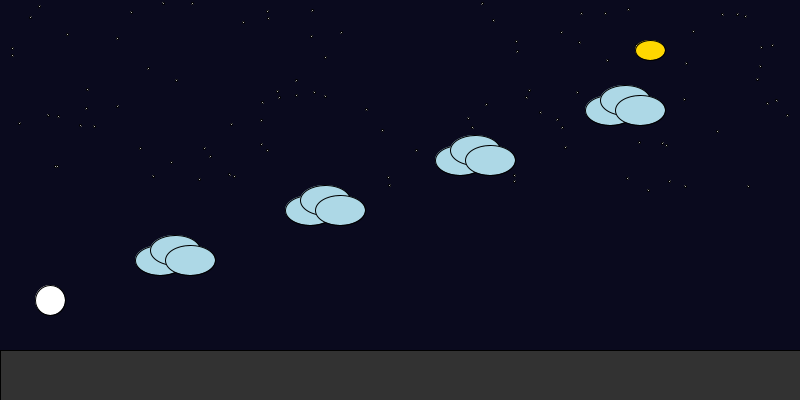
Frame 1 (no input)
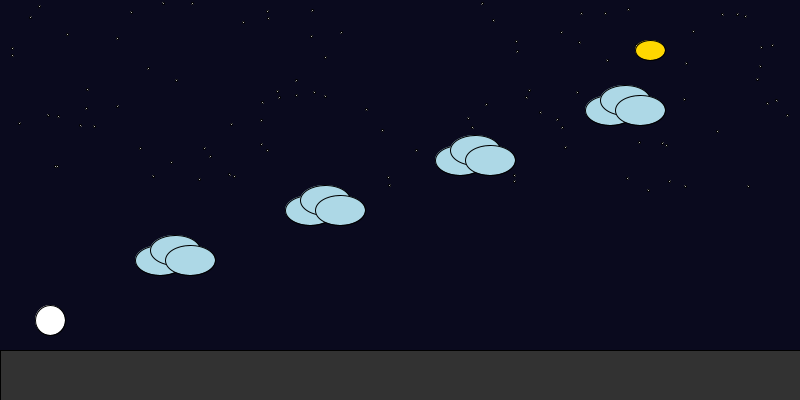
Frame 60 (the mouse pressed at the canvas centre just before this capture)
Frame 120 (the mouse held since frame 60 and released just before this capture): identical to frame 60, image omitted

The Processing sketch that drew these frames (run headless with seeded random() and noise(); from frame 60 on, the mouse is pressed at the canvas centre):

// Processing sketch: estados_y_objetos_Sofia_cruz_
// ── estados_y_objetos_Sofia_cruz_.pde
int catX = 50, catY = 300, catVelocity = 0;
boolean onGround = true, gameWon = false;
int gravity = 1, jumpStrength = -10;

Cloud[] clouds = {
  new Cloud(150, 250),
  new Cloud(300, 200),
  new Cloud(450, 150),
  new Cloud(600, 100)
};

int fishX = 650, fishY = 50;
int stars = 100;
float[] starX = new float[stars];
float[] starY = new float[stars];

void setup() {
  size(800, 400);
  for (int i = 0; i < stars; i++) {
    starX[i] = random(width);
    starY[i] = random(height / 2);
  }
}

void draw() {
  background(10, 10, 30); // Cielo nocturno
  drawStars();

  // Nubes (reemplazo de cubos)
  for (Cloud c : clouds) {
    c.display();
  }

  // Suelo
  fill(50);
  rect(0, 350, width, 50);

  // Pez dorado
  fill(255, 215, 0);
  ellipse(fishX, fishY, 30, 20);

  // Gato
  fill(255);
  ellipse(catX, catY, 30, 30);

  if (!gameWon) {
    catY += catVelocity;
    catVelocity += gravity;
    onGround = catY >= 320;

    if (onGround) {
      catY = 320;
      catVelocity = 0;
    }

    for (Cloud c : clouds) {
      if (catX >= c.x && catX <= c.x + c.w && catY + 15 >= c.y && catY + 15 <= c.y + 10) {
        catY = c.y - 15;
        catVelocity = 0;
        onGround = true;
      }
    }

    if (dist(catX, catY, fishX, fishY) < 20) {
      gameWon = true;
    }
  } else {
    for (int i = 0; i < 100; i++) {
      fill((int)random(255), (int)random(255), (int)random(255));
      ellipse((int)random(width), (int)random(height), 10, 10);
    }
  }
}

// Evento: salto con clic
void mousePressed() {
  if (onGround && !gameWon) {
    catVelocity = jumpStrength;
    onGround = false;
  }
}

// Evento: mover gato con teclas
void keyPressed() {
  if (!gameWon) {
    if (keyCode == RIGHT) {
      catX += 10;
    } else if (keyCode == LEFT) {
      catX -= 10;
    }
  }
}

// Evento: mover pez con el mouse
void mouseMoved() {
  if (!gameWon) {
    fishX = mouseX;
    fishY = mouseY;
  }
}

// Dibuja estrellas
void drawStars() {
  fill(255);
  for (int i = 0; i < stars; i++) {
    ellipse(starX[i], starY[i], 2, 2);
  }
}

// Clase: nube
class Cloud {
  int x, y, w = 50, h = 30;

  Cloud(int x, int y) {
    this.x = x;
    this.y = y;
  }

  void display() {
    fill(173, 216, 230); // azul claro
    ellipse(x + 10, y + 10, w, h);
    ellipse(x + 25, y, w, h);
    ellipse(x + 40, y + 10, w, h);
  }
}
